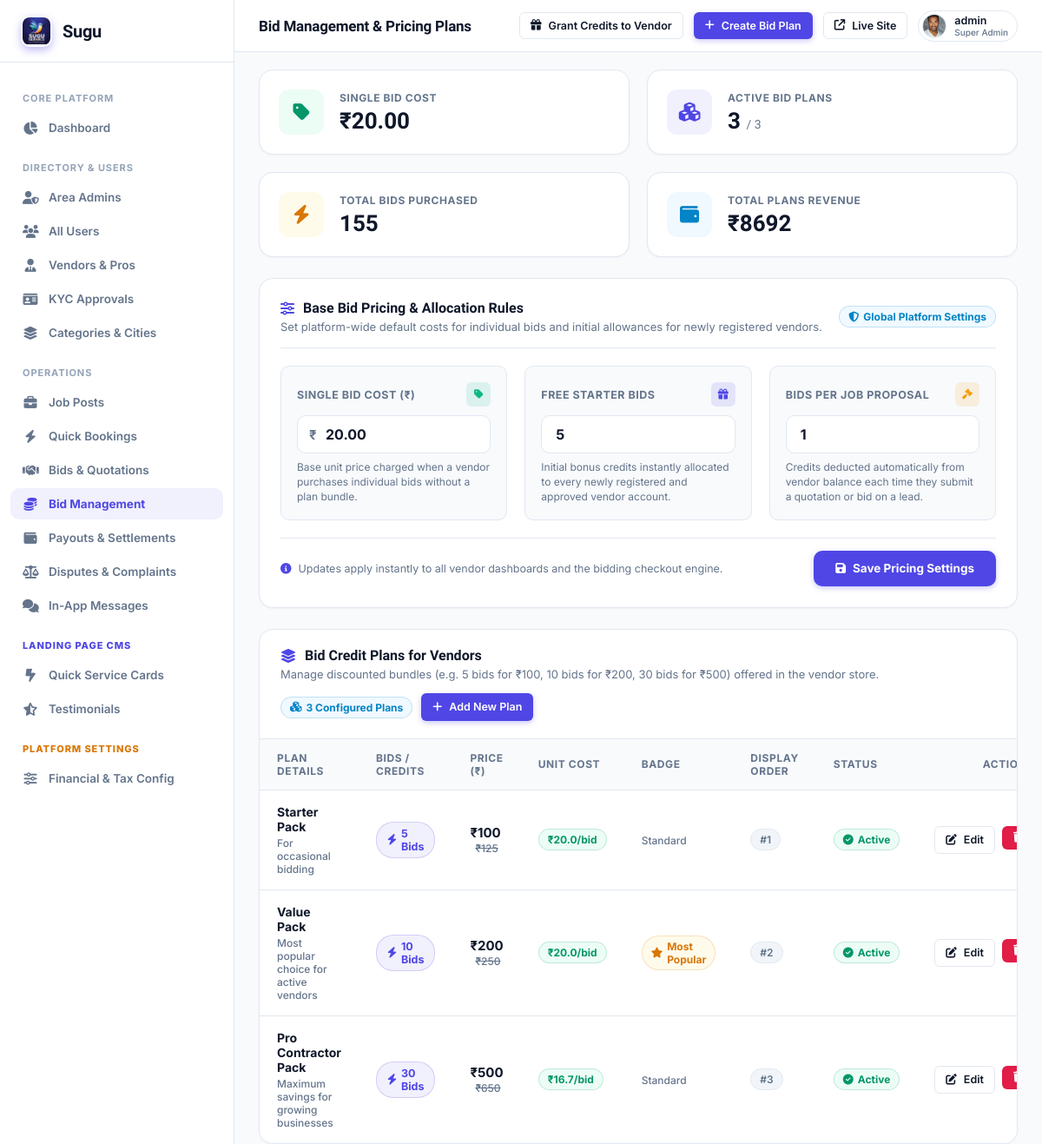
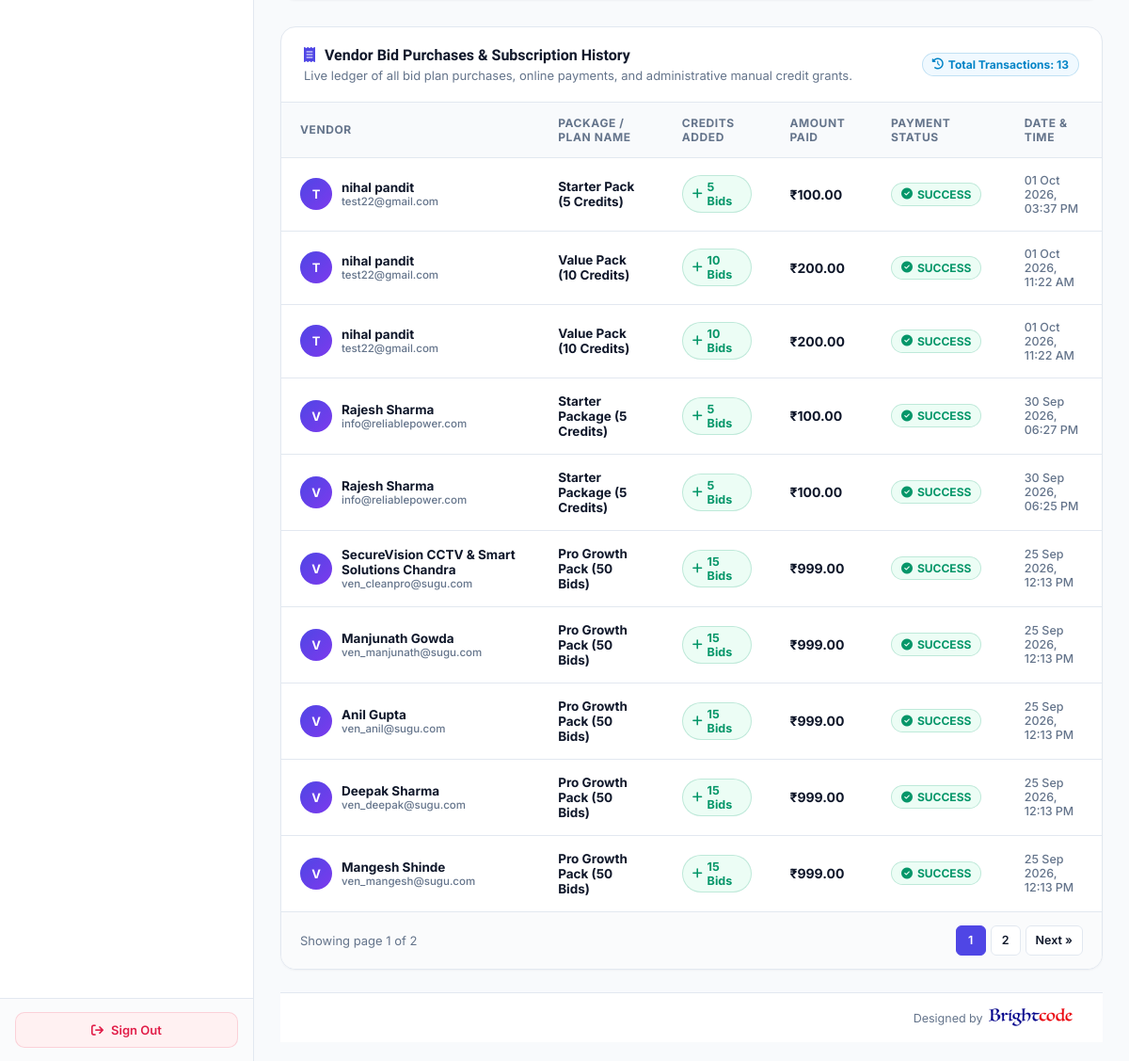
The app's page /super-admin/bid-plans/ (signed in), older data (2 pictures, top to bottom).
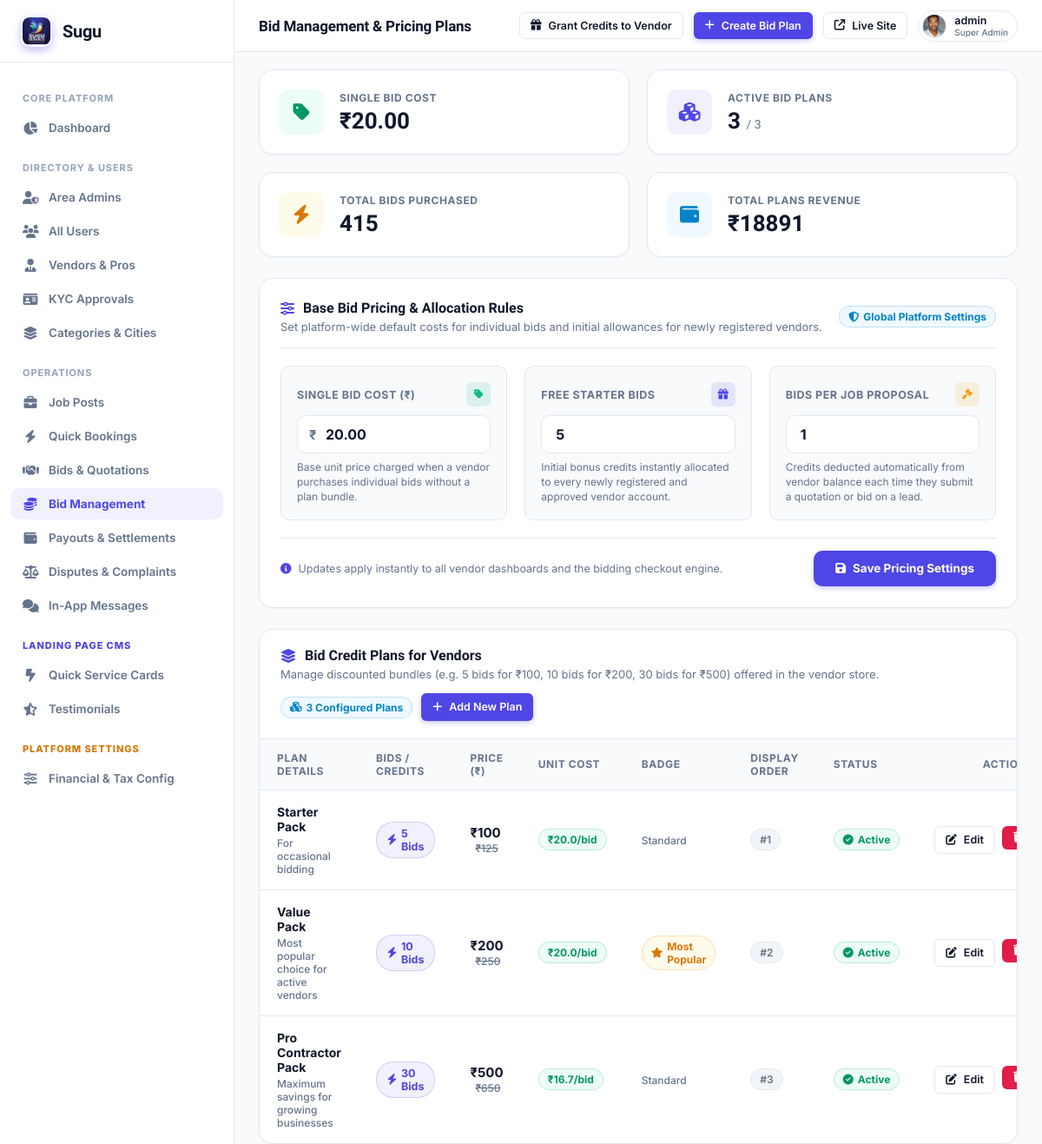
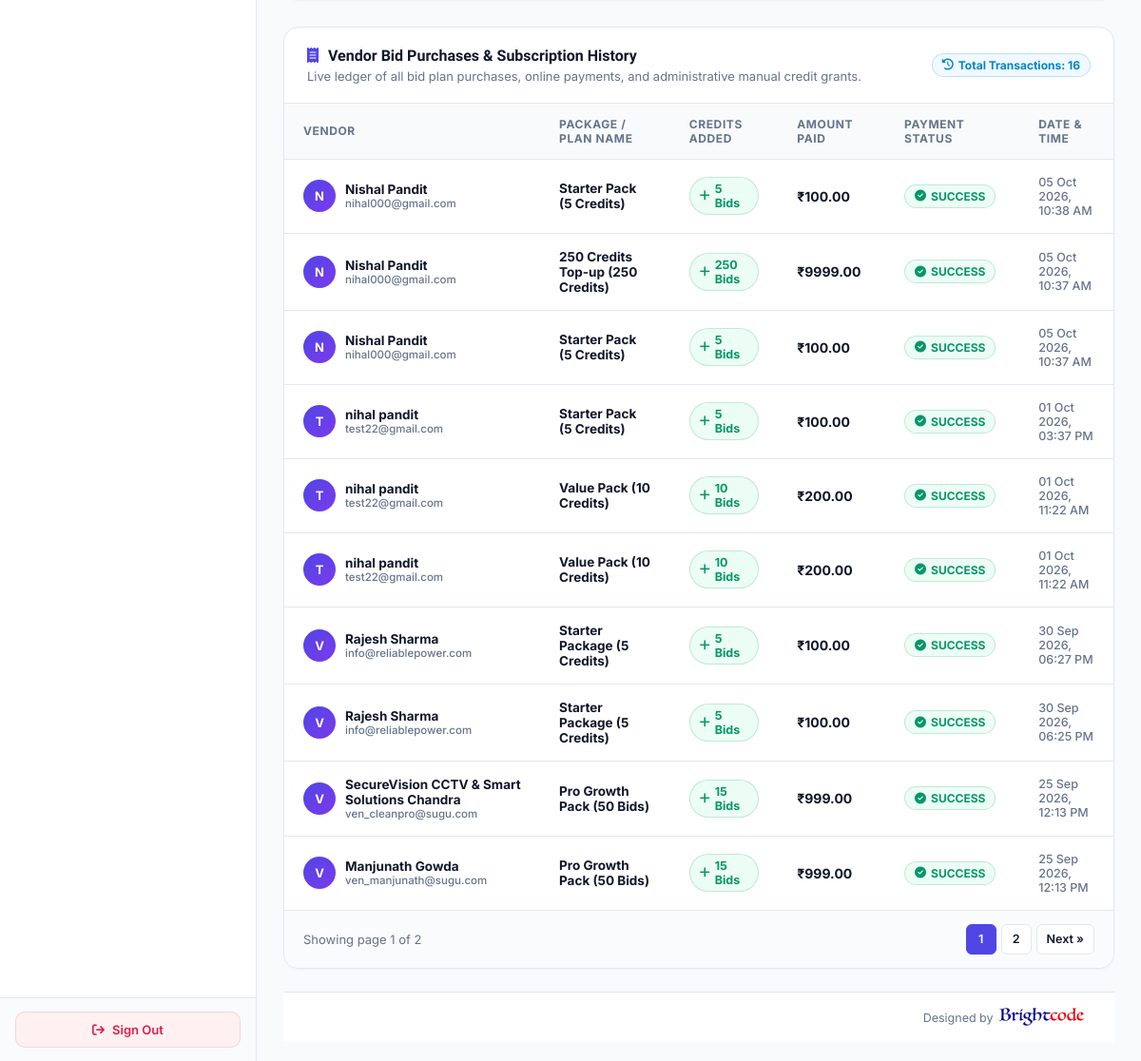
The same page, newer data (2 pictures, top to bottom).
### myapp/models.py (models this page shows, shortened)
class BidPlan(models.Model):
    name = models.CharField(max_length=150, help_text="Plan Name e.g. Starter Pack, Value Pack, Pro Contractor")
    tagline = models.CharField(max_length=255, blank=True, null=True, help_text="Short subtitle e.g. For occasional bidding")
    credits = models.PositiveIntegerField(help_text="Number of bids / credits provided (e.g. 5, 10, 30)")
    price = models.DecimalField(max_digits=10, decimal_places=2, help_text="Price in INR (e.g. 100.00, 200.00, 500.00)")
    original_price = models.DecimalField(max_digits=10, decimal_places=2, null=True, blank=True, help_text="Original price for strikethrough comparison")
    is_popular = models.BooleanField(default=False, help_text="Highlight with Most Popular / Best Value badge")
    is_active = models.BooleanField(default=True, help_text="Enable or disable this plan for vendors")
    order = models.IntegerField(default=0, help_text="Display sort order")
    created_at = models.DateTimeField(default=timezone.now)
    class Meta:
        ordering = ['order', 'price']
        verbose_name = "Bid Plan"
        verbose_name_plural = "Bid Plans"
    @property
    def cost_per_bid(self):
        if self.credits and self.credits > 0:
            return round(float(self.price) / float(self.credits), 1)
        return float(self.price)

class Subscription(models.Model):
    STATUS_CHOICES = (
        ('success', 'Success'),
        ('failed', 'Failed'),
        ('pending', 'Pending'),
    )
    vendor = models.ForeignKey(CustomUser, on_delete=models.CASCADE, related_name='subscriptions')
    package_name = models.CharField(max_length=100)
    amount = models.DecimalField(max_digits=10, decimal_places=2)
    credits_added = models.IntegerField(default=15, help_text="Number of bid credits added with this package")
    status = models.CharField(max_length=20, choices=STATUS_CHOICES, default='success')
    created_at = models.DateTimeField(default=timezone.now)

class CustomUser(AbstractUser):
    ROLE_CHOICES = (
        ('ADMIN', 'Admin'),
        ('VENDOR', 'Vendor'),
        ('USER', 'User'),
    )
    role = models.CharField(max_length=20, choices=ROLE_CHOICES, default='USER')
    assigned_state = models.CharField(max_length=100, blank=True, null=True, help_text="Assigned State/Territory for Area Admin")
    assigned_city = models.CharField(max_length=100, blank=True, null=True, help_text="Assigned City (optional) for Area Admin")

### myapp/super_admin_views.py (the view)
# urls.py: path('super-admin/bid-plans/', super_admin_views.super_admin_bid_plans, name='super_admin_bid_plans'),
@sa_required
def super_admin_bid_plans(request):
    settings_obj = GlobalSettings.objects.first()
    if not settings_obj:
        settings_obj = GlobalSettings.objects.create(single_bid_cost=20.00, free_starter_bids=5, min_bids_per_job=1)
    plans = BidPlan.objects.all().order_by('order', 'price')
    total_plans = plans.count()
    active_plans = plans.filter(is_active=True).count()
    purchases_qs = Subscription.objects.all().select_related('vendor').order_by('-created_at')
    total_purchases_count = purchases_qs.count()
    total_revenue = purchases_qs.aggregate(total=Sum('amount'))['total'] or 0
    total_credits_sold = purchases_qs.aggregate(total=Sum('credits_added'))['total'] or 0
    paginator = Paginator(purchases_qs, 10)
    page_num = request.GET.get('page', 1)
    try:
        purchases = paginator.page(page_num)
    except (EmptyPage, PageNotAnInteger):
        purchases = paginator.page(1)
    page_range = paginator.get_elided_page_range(purchases.number, on_each_side=2, on_ends=1)
    vendors = CustomUser.objects.filter(role='VENDOR').order_by('username')
    context = {
        'settings': settings_obj,
        'plans': plans,
        'total_plans': total_plans,
        'active_plans': active_plans,
        'purchases': purchases,
        'page_range': page_range,
        'total_purchases_count': total_purchases_count,
        'total_revenue': total_revenue,
        'total_credits_sold': total_credits_sold,
        'vendors': vendors,
    }
    return render(request, 'superadmin/bid_plans.html', context)

### myapp/super_admin_views.py (called while the page is built)
def sa_required(view_func):
    from functools import wraps
    @wraps(view_func)
    def wrapper(request, *args, **kwargs):
        if not request.user.is_authenticated or not request.user.is_superuser:
            return redirect(f'{LOGIN_URL}?next={request.path}')
        return view_func(request, *args, **kwargs)
    return wrapper

### templates/superadmin/bid_plans.html (shortened to what the changed rows need)
{% extends 'superadmin/base.html' %}
{% block content %}
<div class="grid-4">
  <div class="stat-card">
    <div class="stat-info">
      <div class="label">Total Bids Purchased</div>
      <div class="value">{{ total_credits_sold }}</div>
    </div>
  </div>
  <div class="stat-card">
    <div class="stat-info">
      <div class="label">Total Plans Revenue</div>
      <div class="value">₹{{ total_revenue|floatformat:'0' }}</div>
    </div>
  </div>
</div>
<div class="card" style="padding: 0; overflow: hidden; margin-bottom: 28px;">
  <div class="table-container" style="border: none; border-radius: 0; box-shadow: none;">
    <table>
      <thead>
        <tr>
          <th>Plan Details</th>
          <th>Bids / Credits</th>
          <th>Price (₹)</th>
          <th>Unit Cost</th>
          <th>Badge</th>
          <th>Display Order</th>
          <th>Status</th>
          <th style="text-align: right;">Actions</th>
        </tr>
      </thead>
      <tbody>
        {% for plan in plans %}
        <tr>
          <td>
            <div style="font-weight: 700; font-size: 14px; color: var(--text-main);">
              {{ plan.name }}
            </div>
            {% if plan.tagline %}
            <div style="font-size: 12px; color: var(--text-muted); margin-top: 3px;">{{ plan.tagline }}</div>
            {% endif %}
          </td>
          <td>
            <span class="badge info" style="background: rgba(79, 70, 229, 0.08); color: var(--accent); border: 1px solid rgba(79, 70, 229, 0.2); font-weight: 700; font-size: 12.5px; padding: 5px 12px;">
              <i class="fa-solid fa-bolt"></i> {{ plan.credits }} Bids
            </span>
          </td>
          <td>
            <strong style="font-size: 15px; color: var(--text-main);">₹{{ plan.price|floatformat:'0' }}</strong>
            {% if plan.original_price %}
            <span style="font-size: 12px; text-decoration: line-through; color: var(--text-muted); margin-left: 6px;">₹{{ plan.original_price|floatformat:'0' }}</span>
            {% endif %}
          </td>
          <td>
            <span class="badge active" style="font-weight: 700; font-size: 12px; padding: 4px 10px;">
              ₹{{ plan.cost_per_bid }}/bid
            </span>
          </td>
          <td>
            {% if plan.is_popular %}
              <span class="badge warn" style="font-weight: 700; font-size: 12px; padding: 4px 10px;">
                <i class="fa-solid fa-star"></i> Most Popular
              </span>
            {% else %}
              <span style="color: var(--text-muted); font-size: 12px;">Standard</span>
            {% endif %}
          </td>
          <td>
            <span class="badge" style="background: #f1f5f9; color: var(--text-muted); border: 1px solid var(--border); font-weight: 600;">#{{ plan.order }}</span>
          </td>
          <td>
            <a href="{% url 'super_admin_bid_plan_toggle' plan.id %}" style="text-decoration: none;" title="Click to toggle status">
              <span class="badge {% if plan.is_active %}active{% else %}inactive{% endif %}" style="cursor: pointer;">
                <i class="fa-solid {% if plan.is_active %}fa-circle-check{% else %}fa-circle-xmark{% endif %}"></i>
                {% if plan.is_active %}Active{% else %}Inactive{% endif %}
              </span>
            </a>
          </td>
          <td style="text-align: right;">
            <div style="display: inline-flex; gap: 8px;">
              <button type="button" class="btn btn-outline btn-sm"
                      onclick="openEditPlanModal('{{ plan.id }}', '{{ plan.name|escapejs }}', '{{ plan.tagline|default:''|escapejs }}', '{{ plan.credits }}', '{{ plan.price }}', '{{ plan.original_price|default:'' }}', '{{ plan.order }}', {{ plan.is_popular|yesno:'true,false' }}, {{ plan.is_active|yesno:'true,false' }})"
                      title="Edit Plan Details">
                <i class="fa-solid fa-pen-to-square"></i> Edit
              </button>
              <form method="POST" action="{% url 'super_admin_bid_plan_delete' plan.id %}" style="display: inline;" onsubmit="return confirm('Delete bid plan \'{{ plan.name|escapejs }}\'? This will remove it from the vendor dashboard.');">
                <button type="submit" class="btn btn-danger btn-sm" title="Delete Plan">
                  <i class="fa-solid fa-trash"></i>
                </button>
              </form>
            </div>
          </td>
        </tr>
        {% endfor %}
      </tbody>
    </table>
  </div>
</div>
<div class="card" style="padding: 0; overflow: hidden; margin-bottom: 24px;">
  <div style="padding: 20px 24px; border-bottom: 1px solid var(--border); display: flex; justify-content: space-between; align-items: center; flex-wrap: wrap; gap: 14px;">
    <div>
      <span class="badge info">
        <i class="fa-solid fa-clock-rotate-left"></i> Total Transactions: {{ total_purchases_count }}
      </span>
    </div>
  </div>
  <div class="table-container" style="border: none; border-radius: 0; box-shadow: none;">
    <table>
      <thead>
        <tr>
          <th>Vendor</th>
          <th>Package / Plan Name</th>
          <th>Credits Added</th>
          <th>Amount Paid</th>
          <th>Payment Status</th>
          <th>Date &amp; Time</th>
        </tr>
      </thead>
      <tbody>
        {% for sub in purchases %}
        <tr>
          <td>
            <div style="display: flex; align-items: center; gap: 10px;">
              <div style="width: 34px; height: 34px; border-radius: 50%; background: linear-gradient(135deg, #4f46e5, #7c3aed); color: white; display: flex; align-items: center; justify-content: center; font-weight: 700; font-size: 13px; flex-shrink: 0;">
                {{ sub.vendor.username|make_list|first|upper }}
              </div>
              <div>
                <div style="font-weight: 700; color: var(--text-main); font-size: 13.5px;">{{ sub.vendor.get_full_name|default:sub.vendor.username }}</div>
                <div style="font-size: 11.5px; color: var(--text-muted);">{{ sub.vendor.email|default:sub.vendor.username }}</div>
              </div>
            </div>
          </td>
          <td>
            <strong style="color: var(--text-main);">{{ sub.package_name }}</strong>
          </td>
          <td>
            <span class="badge active" style="font-weight: 700; font-size: 12.5px;">
              <i class="fa-solid fa-plus"></i> {{ sub.credits_added|default:0 }} Bids
            </span>
          </td>
          <td>
            {% if sub.amount > 0 %}
              <strong style="color: var(--text-main); font-size: 14px;">₹{{ sub.amount }}</strong>
            {% else %}
              <span class="badge" style="background: #f1f5f9; color: var(--text-muted); border: 1px solid var(--border);">Free / Admin Grant</span>
            {% endif %}
          </td>
          <td>
            <span class="badge {% if sub.status == 'success' %}active{% else %}inactive{% endif %}">
              <i class="fa-solid {% if sub.status == 'success' %}fa-circle-check{% else %}fa-circle-xmark{% endif %}"></i>
              {{ sub.status|upper }}
            </span>
          </td>
          <td style="font-size: 12.5px; color: var(--text-muted);">
            {{ sub.created_at|date:"d M Y, h:i A" }}
          </td>
        </tr>
        {% endfor %}
      </tbody>
    </table>
  </div>
  {% if purchases.has_other_pages %}
  <div class="pagination-wrap">
    <div class="pagination-nav">
      {% for num in page_range %}
        {% if num == purchases.number %}
          <span class="page-link active">{{ num }}</span>
        {% elif num == '...' %}
          <span class="page-link disabled">...</span>
        {% else %}
          <a href="?page={{ num }}" class="page-link">{{ num }}</a>
        {% endif %}
      {% endfor %}
      {% if purchases.has_next %}
        <a href="?page={{ purchases.next_page_number }}" class="page-link">Next &raquo;</a>
      {% endif %}
    </div>
  </div>
  {% endif %}
</div>
{% endblock %}

Row changes from the older to the newer data that the page shows:
no longer on this page (row unchanged): Subscription: vendor.username|make_list "V", vendor.get_full_name "Anil Gupta", vendor.email "ven_anil@sugu.com", package_name "Pro Growth Pack (50 Bids)", credits_added "15", amount "999.00", status "SUCCESS", created_at "25 Sep 2026, 12:13 PM"
no longer on this page (row unchanged): Subscription: vendor.username|make_list "V", vendor.get_full_name "Deepak Sharma", vendor.email "ven_deepak@sugu.com", package_name "Pro Growth Pack (50 Bids)", credits_added "15", amount "999.00", status "SUCCESS", created_at "25 Sep 2026, 12:13 PM"
no longer on this page (row unchanged): Subscription: vendor.username|make_list "V", vendor.get_full_name "Mangesh Shinde", vendor.email "ven_mangesh@sugu.com", package_name "Pro Growth Pack (50 Bids)", credits_added "15", amount "999.00", status "SUCCESS", created_at "25 Sep 2026, 12:13 PM"
added Subscription: vendor.username|make_list "N", vendor.get_full_name "Nishal Pandit", vendor.email "nihal000@gmail.com", package_name "Starter Pack (5 Credits)", credits_added "5", amount "100.00", status "SUCCESS", created_at "05 Oct 2026, 10:38 AM"
added Subscription: vendor.username|make_list "N", vendor.get_full_name "Nishal Pandit", vendor.email "nihal000@gmail.com", package_name "250 Credits Top-up (250 Credits)", credits_added "250", amount "9999.00", status "SUCCESS", created_at "05 Oct 2026, 10:37 AM"
added Subscription: vendor.username|make_list "N", vendor.get_full_name "Nishal Pandit", vendor.email "nihal000@gmail.com", package_name "Starter Pack (5 Credits)", credits_added "5", amount "100.00", status "SUCCESS", created_at "05 Oct 2026, 10:37 AM"
Text that changed along with them:
{{ total_credits_sold }}: "155" → "415"
{{ total_revenue|floatformat:'0' }}: "8692" → "18891"
{{ total_purchases_count }}: "13" → "16"
